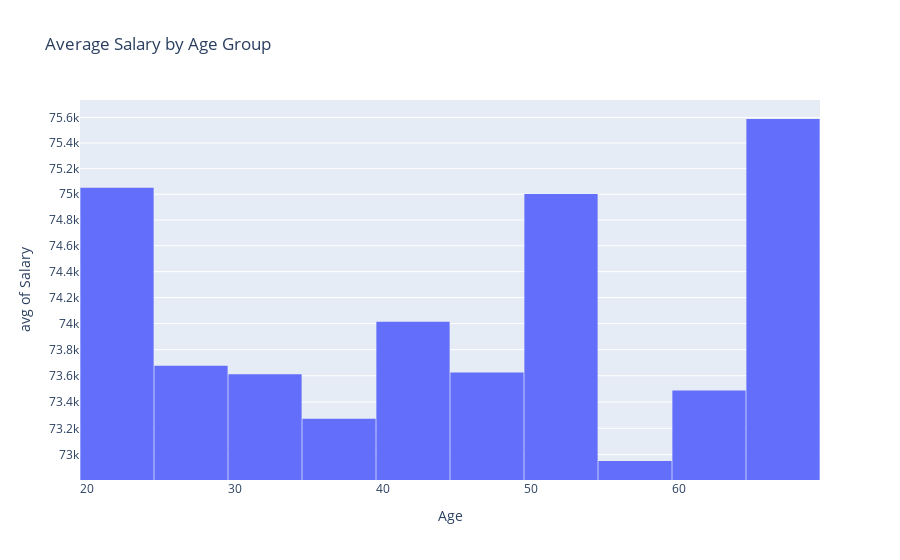

Source (notebook cell):
### Markdown cell above
### Salary by decade

### Code cell
px.histogram(data, x='Age', y="Salary", nbins=10, histfunc='avg', log_y=True, title="Average Salary by Age Group").update_layout(bargap=0.01).show()

### Figure 1 — Plotly figure (JSON) as saved in the notebook; plotly's stock layout.template omitted (floating-point values rounded to 4 significant figures; data arrays with more than 128 entries replaced by an {"elided": "..."} marker saying what was removed)
{"data": [{"alignmentgroup": "True", "bingroup": "x", "histfunc": "avg", "hovertemplate": "Age=%{x}<br>avg of Salary=%{y}<extra></extra>", "legendgroup": "", "marker": {"color": "#636efa", "pattern": {"shape": ""}}, "name": "", "nbinsx": 10, "offsetgroup": "", "orientation": "v", "showlegend": false, "type": "histogram", "x": {"elided": "3000 int values"}, "xaxis": "x", "y": {"elided": "3000 float values"}, "yaxis": "y"}], "layout": {"bargap": 0.01, "barmode": "relative", "legend": {"tracegroupgap": 0}, "title": {"text": "Average Salary by Age Group"}, "xaxis": {"anchor": "y", "domain": [0, 1], "title": {"text": "Age"}}, "yaxis": {"anchor": "x", "domain": [0, 1], "title": {"text": "avg of Salary"}, "type": "log"}}}
